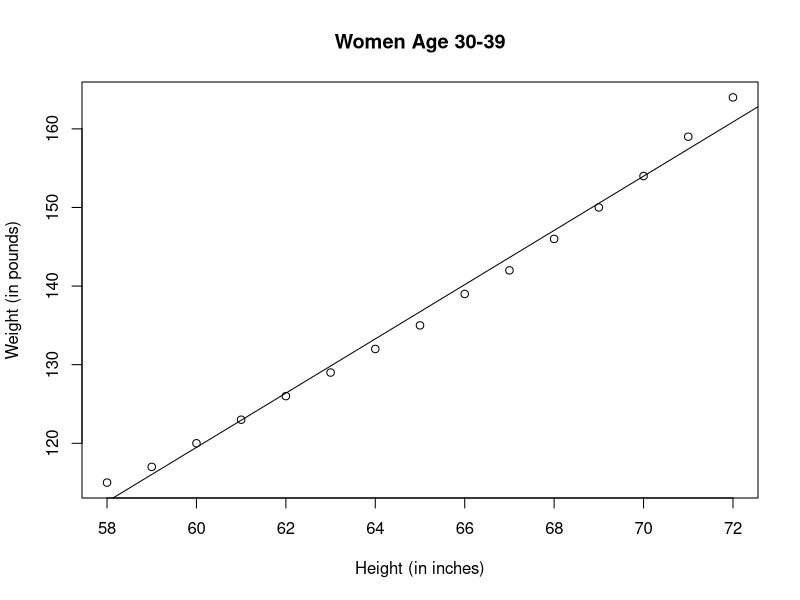

The R source for this figure:
fit <- lm(weight ~ height, data = women)
summary(fit)
plot(women$height, women$weight, main = "Women Age 30-39", xlab = "Height (in inches)", ylab = "Weight (in pounds)")
abline(fit)